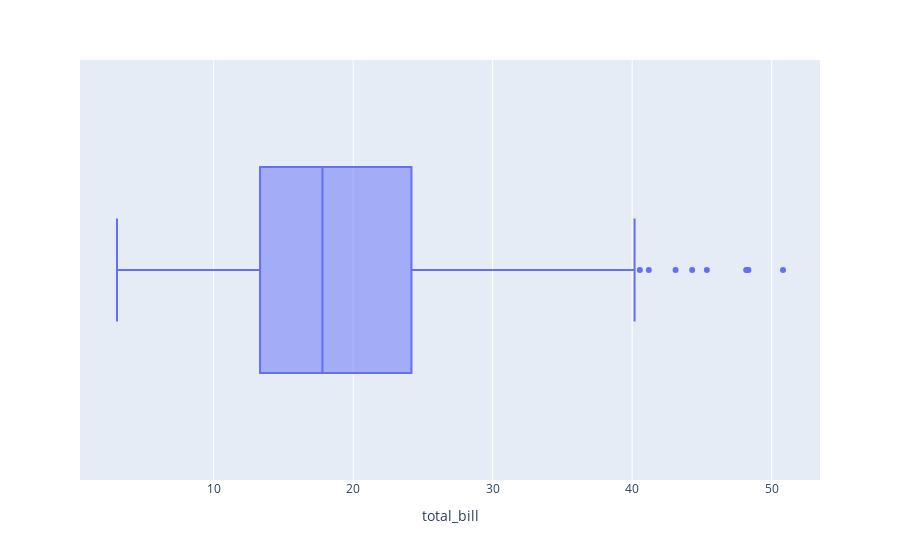

Write notebook code for a chart like this one.
### Code cell
px.box(tips, 'total_bill')

### Figure 1 — Plotly figure (JSON) as saved in the notebook; plotly's stock layout.template omitted (floating-point values rounded to 4 significant figures; data arrays with more than 128 entries replaced by an {"elided": "..."} marker saying what was removed)
{"data": [{"alignmentgroup": "True", "hovertemplate": "total_bill=%{x}<extra></extra>", "legendgroup": "", "marker": {"color": "#636efa"}, "name": "", "notched": false, "offsetgroup": "", "orientation": "h", "showlegend": false, "type": "box", "x": {"elided": "244 float values"}, "x0": " ", "xaxis": "x", "y0": " ", "yaxis": "y"}], "layout": {"boxmode": "group", "legend": {"tracegroupgap": 0}, "margin": {"t": 60}, "xaxis": {"anchor": "y", "domain": [0, 1], "title": {"text": "total_bill"}}, "yaxis": {"anchor": "x", "domain": [0, 1]}}}
